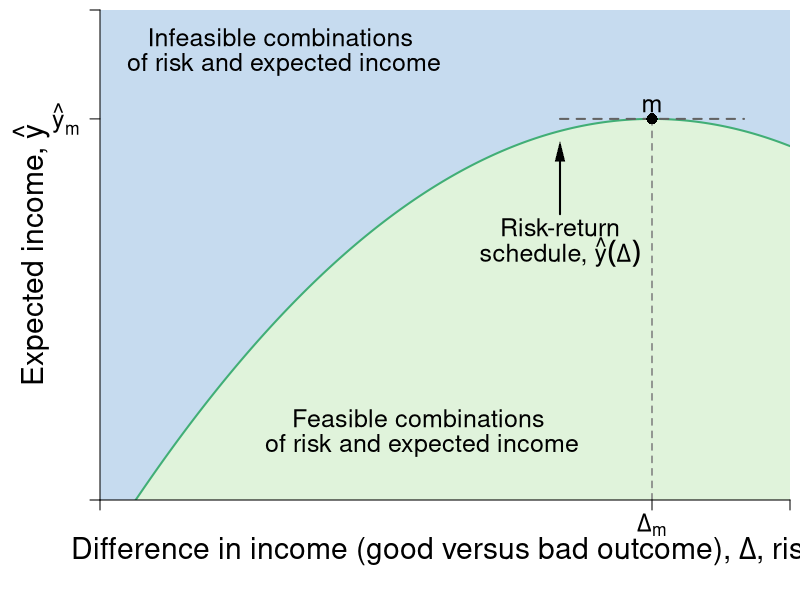

The R script that drew this image:
require(ggplot2)
require(shape)
pdf(file = "risk/risk_return_shaded.pdf", width = 9, height = 7)

# Set parameters for graphics
axislabelsize <- 1.8
labelsize <- 1.5
namesize <- 1.8
annotatesize <- 1.5
graphlinewidth <- 2
segmentlinewidth <- 1.5

COL <- c("#7fc97f", "#beaed4", "#fdc086", "#ffff99", "#386cb0", "#f0027f", "#bf5b17", "#666666")
COLA <- c("#e0f3db", "#99d8c9","#66c2a4","#41ae76", "#238b45", "#005824")
COLB <- c("#c6dbef", "#4eb3d3", "#2b8cbe", "#0868ac","#084081")
COLC <- c("#fcfbfd", "#efedf5", "#dadaeb", "#bcbddc", "#9e9ac8", "#807dba", "#6a51a3", "#54278f", "#3f007d")
grays <- gray.colors(25, start = 1, end = 0, alpha = 1)

par(mar =  c(5, 5, 0.5, 0.5))
xlims <- c(0, 15)
ylims <- c(0, 18)

riskreturn <- function(g, int1 = 14, int2 = 4, coeff = 1/3){
  int1 - (int2 - (coeff)*g)^2
}

indiffA <- function(g, intercept = 5.6, slope = 0.125){
  intercept  + slope*g^2
}


#Plot command 
plot(0, 0, xlim = xlims, ylim = ylims, 
     type = "n",
     xlab = expression(paste("")),
     ylab = expression(paste("")), 
     axes = FALSE,
     # xlab = expression(paste("Bob's Payoff, ", u^B)),
     # ylab = expression(paste("Alfredo's Payoff, ", u^A)),
     #xaxt = "n", 
     #yaxt = "n", 
     cex.lab = axislabelsize, 
     bty = "n", 
     xaxs = "i", 
     yaxs = "i"
)


ticksy <- c(0,  riskreturn(g = 12) ,ylims[2])
ylabels <- c(NA, expression(paste(hat(y)[m])), NA)
ticksx <- c(0, 12, xlims[2])
xlabels <- c(NA, expression(Delta[m]), NA)

mtext(expression(paste("Difference in income (good versus bad outcome), ", Delta, ", risk")), side = 1, line = 2.5, cex = axislabelsize)
text(xlims[1] - 1.5, ylims[2] - 0.5*(ylims[2] - ylims[1]), expression(paste("Expected income, ", hat(y))), xpd = TRUE, cex = axislabelsize, srt = 90) 


#Draw the polygon for shading the utility areas
xpoly1 <- seq(from = xlims[1], to = xlims[2], length.out = 500)
ypoly1 <- riskreturn(xpoly1)
polygon(x = c(xlims[2], xlims[2], rev(xpoly1), 0),
        y = c(ylims[2], 0, rev(ypoly1), ylims[2]),
        col=COLB[1], density=NULL, border = NA)

xpoly2 <- seq(from = 3*(4 - sqrt(14)), to = xlims[2], length.out = 500)
ypoly2 <- riskreturn(xpoly2)
polygon(x = c(xpoly2[1], xlims[2], rev(xpoly2)),
        y = c(ylims[1], ylims[1], rev(ypoly2)),
        col=COLA[1], density=NULL, border = NA)


text(10, 10, expression(paste("Risk-return")), cex = labelsize)
text(10, 9.1, expression(paste("schedule, ", omega = hat(y)(Delta) )), cex = labelsize)

Arrows(10, 10.5, 10, 12.8, col = "black", lty = 1, lwd = 2, arr.type = "triangle", arr.lwd = 0.5)

text(7, 3, expression(paste("Feasible combinations ")), cex = labelsize)
text(7, 2, expression(paste("of risk and expected income")), cex = labelsize)

text(4, 17, expression(paste("Infeasible combinations ")), cex = labelsize)
text(4, 16, expression(paste("of risk and expected income")), cex = labelsize)

npts <- 500 
xx1 <- seq(xlims[1], xlims[2], length.out = npts)
lines(xx1, riskreturn(xx1), col = COLA[4], lwd = graphlinewidth, lty = 1)

segments(12, 0, 12, riskreturn(g = 12), lty = 2, lwd = segmentlinewidth, col = grays[20])
#segments(0, riskreturn(g = 12), 12, riskreturn(g = 12), lty = 2, lwd = segmentlinewidth, col = grays[20])


segments(10, riskreturn(g = 12), 14, riskreturn(g = 12), lty = 2, lwd = graphlinewidth, col = grays[22])
points(12, riskreturn(g = 12), pch = 16, col = "black", cex = 1.5, xpd = TRUE)
text(12, riskreturn(g = 12) + 0.5, expression(m), cex = labelsize)

#Add points a, b, c and c
#points(5.6, 9.5, pch = 16, col = "black", cex = 1.5)

axis(1, at = ticksx, pos = 0, labels = xlabels, cex.axis = labelsize)
axis(2, at = ticksy, pos = 0, labels = ylabels, las = 1, cex.axis = labelsize)

dev.off()
